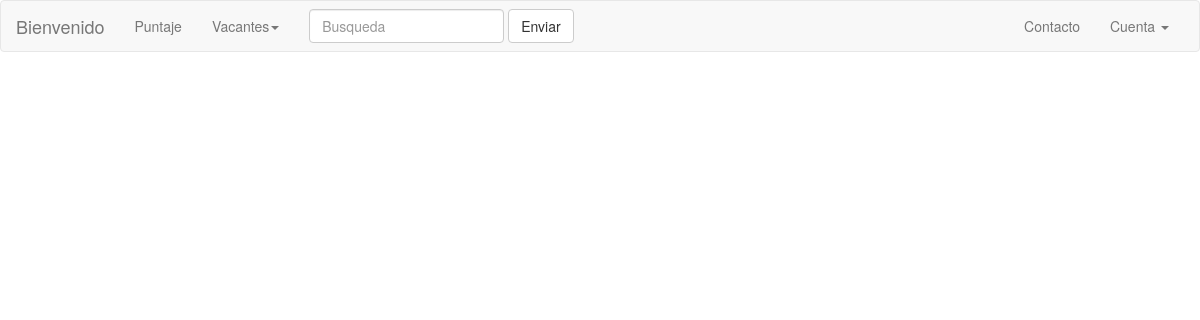
The page /vacantes on the database as committed earlier.
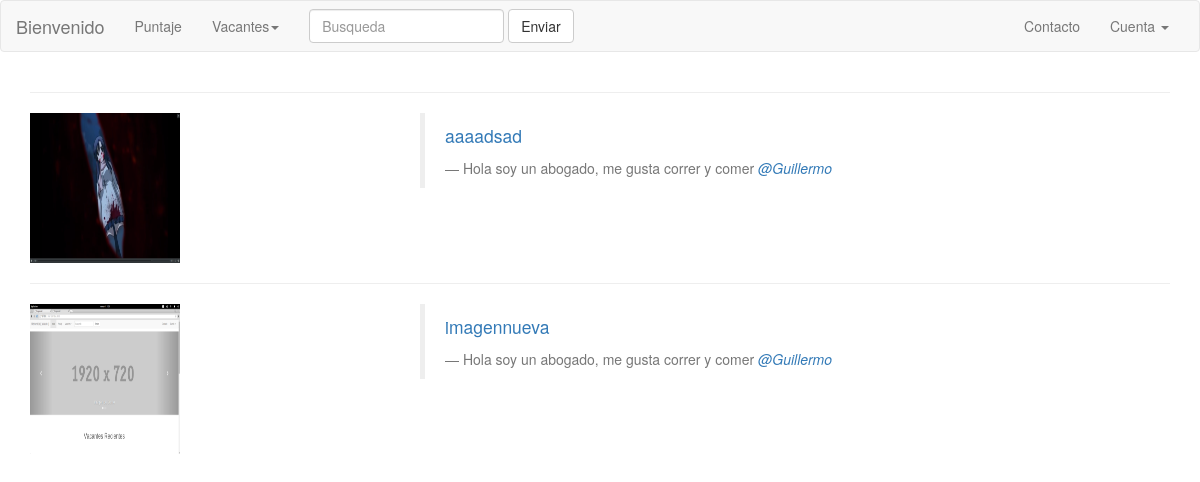
The same page on the database as committed later.
### models.py (models this page shows, shortened)
class Vacante(Model):
	titulo = CharField(null=False, unique=True)
	descripcion = TextField(null=False)
	contacto = TextField(null=False)
	descripcion_imagen1 = CharField(null=True)
	imagen1= CharField(null=True)
	descripcion_imagen2 = CharField(null=True)
	imagen2 = CharField(null=True)
	descripcion_imagen3 = CharField(null=True)
	imagen3 = CharField(null=True)
	finalizada = BooleanField(null=False)
	direccion = TextField(unique=False)
	usuario = ForeignKeyField(Usuario)
	creado = DateTimeField(default=datetime.datetime.now)
	class Meta:
		database = DATABASE
		order_by = ('-creado',)

class Usuario(UserMixin, Model):
    usuario = CharField(unique=True)
    email = CharField(unique=True)
    password = CharField(max_length=100)
    puntos = IntegerField(default=0)
    twitter_id = CharField(unique=True)
    bio = CharField(max_length=280)
    registro = DateTimeField(default=datetime.datetime.now)
    es_admin = BooleanField(default=False)
    class Meta:
        database = DATABASE
        order_by = ('-registro',)

### run.py (the view)
@app.route('/vacantes')
def vacantes():
	vacantes = models.Vacante.select()
	return render_template('vacantes.html', vacantes=vacantes)

### run.py (called while the page is built)
@app.before_request
def antes_request():
	g.db = models.DATABASE
	g.db.connect()
	g.user = current_user

@app.after_request
def despues_request(response):
	g.db.close()
	return response

### templates/vacantes.html
{% extends 'base.html' %}
{% block content %}
<div class="container">
	{% for vacante in vacantes %}
    {% if not vacante.finalizada %}
	<hr class="tweets-divider">
        <div class="row">
            <div class="col-md-4">
                <img src="static/media/uploads/{{ vacante.imagen1 }}" class="imagen_vacante">
            </div>
            <div class="col-md-8">
                <blockquote>
                  <p><a href="/vacantes/{{ vacante.id }}">{{ vacante.titulo }}</a></p>
                  <footer>{{ vacante.usuario.bio }} <cite title="Source Title"><a href="#">@{{ vacante.usuario.usuario }}</a></cite></footer>
                </blockquote>
            </div>
        </div>
    {% endif%}
	{% endfor %}
</div>
{% endblock %}

### templates/base.html (shortened to what this page needs)
<!DOCTYPE html>
<html>
    <head>
        <link rel="stylesheet" href="https://maxcdn.bootstrapcdn.com/bootstrap/3.3.4/css/bootstrap.min.css">
        <link rel="stylesheet" href="{{ url_for('static', filename='css/styles.css') }}">
    </head>
    <body>
        <div id="container">
            <nav class="navbar navbar-default">
              <div class="container-fluid">
                <div class="navbar-header">
                  {% if current_user.is_authenticated() %}
                    <a class="navbar-brand" href="{{ url_for('main') }}">Bienvenido {{ current_user.usuario }}!</a>
                  {% else %}
                    <a class="navbar-brand" href="{{ url_for('main') }}">Bienvenido</a>
                  {% endif %}
                </div>
                <div class="collapse navbar-collapse" id="bs-example-navbar-collapse-1">
                  <ul class="nav navbar-nav">
                    <li><a href="{{ url_for('puntaje') }}">Puntaje</a></li>
                    <li class="dropdown">
                      <a href="#" class="dropdown-toggle" data-toggle="dropdown" role="button" aria-expanded="false">Vacantes<span class="caret"></span></a>
                    </li>
                  </ul>
                  <form class="navbar-form navbar-left" role="search">
                    <div class="form-group">
                      <input type="text" class="form-control" placeholder="Busqueda">
                    </div>
                    <button type="submit" class="btn btn-default">Enviar</button>
                  </form>
                  <ul class="nav navbar-nav navbar-right">
                    <li><a href="#">Contacto</a></li>
                    <li class="dropdown">
                      <a href="#" class="dropdown-toggle" data-toggle="dropdown" role="button" aria-expanded="false">Cuenta <span class="caret"></span></a>
                    </li>
                  </ul>
                </div>
              </div>
            </nav>
            {% block content %}
            {% endblock %}
        </div>
    </body>
</html>

### static/css/styles.css (style rules this page uses)
body { padding-bottom: 40px; color: #5a5a5a; }
.tweets-divider { margin: 20px 0; }
.imagen_vacante { height:150px; width:150px; }
ul { list-style: none; }

Rows that differ between the two databases and show on the page:
added Vacante: imagen1 (picture), titulo "aaaadsad", usuario.bio "Hola soy un abogado, me gusta correr y comer", usuario.usuario "Guillermo"
added Vacante: imagen1 (picture), titulo "imagennueva", usuario.bio "Hola soy un abogado, me gusta correr y comer", usuario.usuario "Guillermo"
